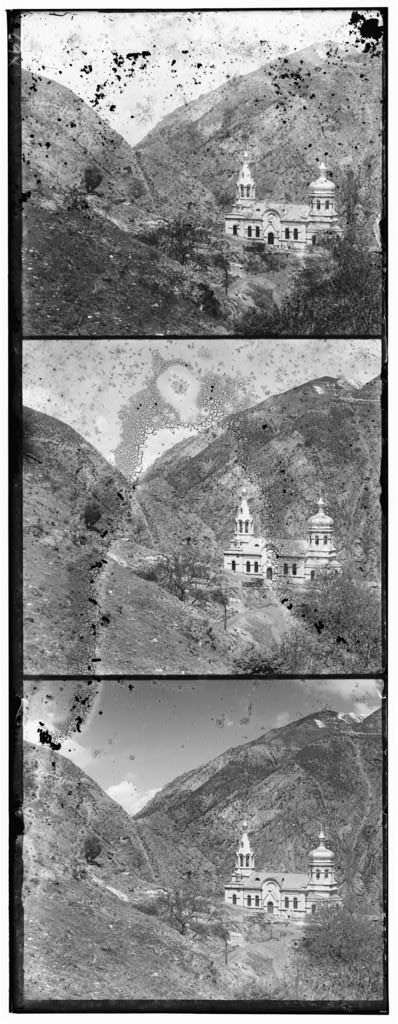
#> input picture data/00056v.jpg, 398 x 1024 px
$ python -i enhancement.py   (imports and definitions only)
#> lines starting #> are read from the running program, lines starting #| are printed output that depends on the picture
import numpy as np
import cv2


def histogram_equalization(image):
    """
    Histogram eşitleme ile kontrast artırma
    """
    # Eğer görüntü zaten RGB ise
    if len(image.shape) == 3 and image.shape[2] == 3:
        # RGB'den YUV'ye dönüşüm
        img_yuv = cv2.cvtColor(image, cv2.COLOR_RGB2YUV)
        # Y kanalında histogram eşitleme
        img_yuv[:, :, 0] = cv2.equalizeHist(img_yuv[:, :, 0])
        # YUV'den RGB'ye dönüşüm
        equalized = cv2.cvtColor(img_yuv, cv2.COLOR_YUV2RGB)
    else:
        # Grayscale görüntü için direkt histogram eşitleme
        equalized = cv2.equalizeHist(image)

    return equalized


def gamma_correction(image, gamma=1.2):
    """
    Gama düzeltme ile parlaklık ayarlama
    """
    # Gama düzeltme formülü
    inv_gamma = 1.0 / gamma
    table = np.array([((i / 255.0) ** inv_gamma) * 255 for i in np.arange(0, 256)]).astype("uint8")
    return cv2.LUT(image, table)


def laplacian_sharpening(image):
    """
    Laplasyen filtresi ile kenar keskinleştirme
    """
    kernel = np.array([[-1, -1, -1], [-1, 9, -1], [-1, -1, -1]])
    sharpened = cv2.filter2D(image, -1, kernel)
    return sharpened


def adjust_saturation(image, factor=1.3):
    """
    HSV uzayında renk doygunluğu ayarlama (sadece RGB için)
    """
    if len(image.shape) == 3 and image.shape[2] == 3:
        hsv = cv2.cvtColor(image, cv2.COLOR_RGB2HSV)
        hsv[:, :, 1] = hsv[:, :, 1] * factor
        hsv[:, :, 1] = np.clip(hsv[:, :, 1], 0, 255)
        saturated = cv2.cvtColor(hsv, cv2.COLOR_HSV2RGB)
        return saturated
    else:
        return image  # Grayscale için orijinali döndür


def auto_contrast(image):
    """
    Otomatik kontrast ayarlama
    """
    # Piksel değerlerini normalize etme
    normalized = cv2.normalize(image, None, 0, 255, cv2.NORM_MINMAX)
    return normalized


def apply_enhancements(image, techniques=['histogram', 'gamma']):
    """
    Tüm iyileştirme tekniklerini uygula
    """
    enhanced = image.copy()

    for technique in techniques:
        if technique == 'histogram':
            enhanced = histogram_equalization(enhanced)
        elif technique == 'gamma':
            enhanced = gamma_correction(enhanced, gamma=1.2)
        elif technique == 'sharpening':
            enhanced = laplacian_sharpening(enhanced)
        elif technique == 'saturation':
            enhanced = adjust_saturation(enhanced, factor=1.3)
        elif technique == 'contrast':
            enhanced = auto_contrast(enhanced)

    return enhanced

>>> import cv2
>>> picture = cv2.cvtColor(cv2.imread('data/00056v.jpg'), cv2.COLOR_BGR2RGB)
#> picture is the input picture: shape (1024, 398, 3); min 0, max 255, mean 138.2
>>> result = apply_enhancements(picture)
#> the loop in apply_enhancements, `for technique in techniques:` made 2 passes
#> pass 1, in histogram_equalization, `equalized = cv2.cvtColor(img_yuv, cv2.COLOR_YUV2RGB)`:
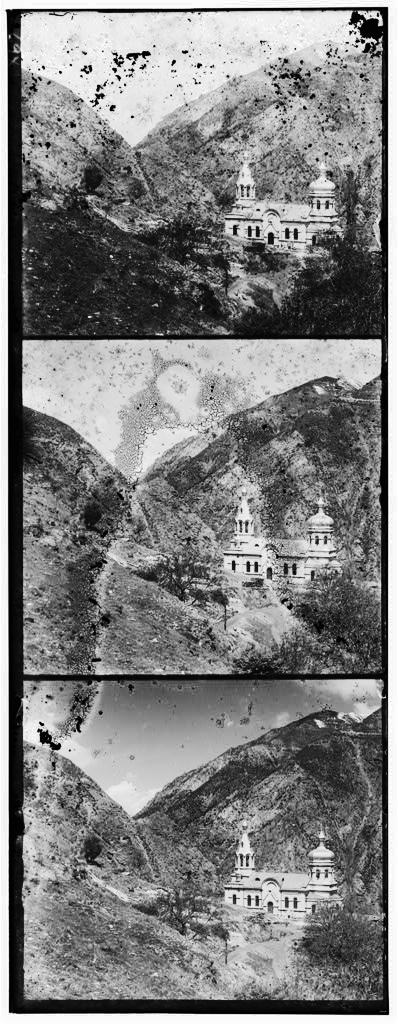
#> equalized: shape (1024, 398, 3); min 0, max 255, mean 127.7

$ run again, on data/00088v.jpg
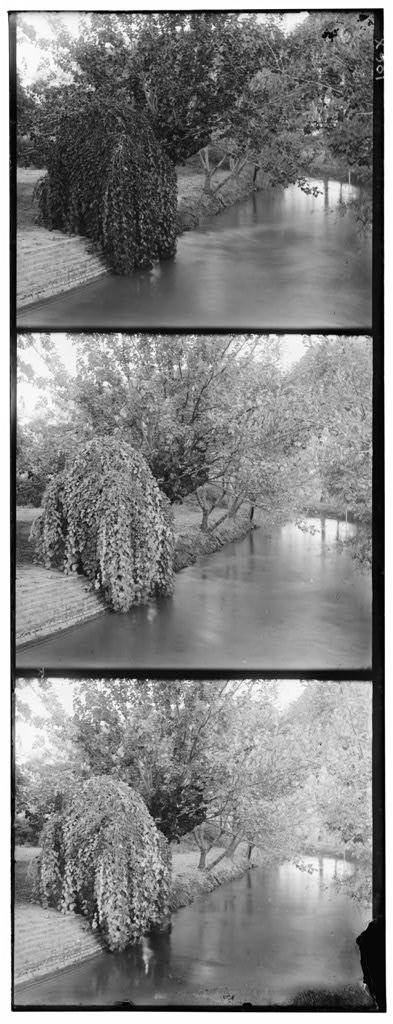
#> input picture data/00088v.jpg, 393 x 1024 px
#> picture is the input picture: shape (1024, 393, 3); min 0, max 255, mean 130.8
#> the loop in apply_enhancements, `for technique in techniques:` made 2 passes
#> pass 1, in histogram_equalization, `equalized = cv2.cvtColor(img_yuv, cv2.COLOR_YUV2RGB)`:
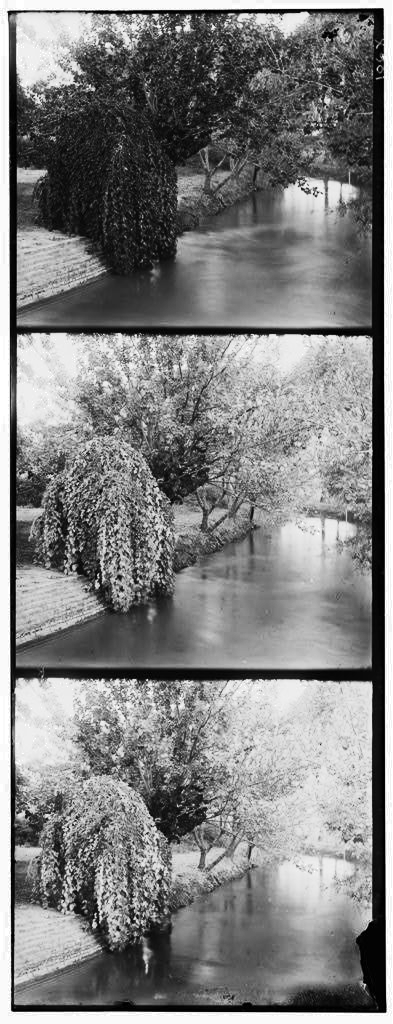
#> equalized: shape (1024, 393, 3); min 0, max 255, mean 128

$ run again, on data/00106v.jpg
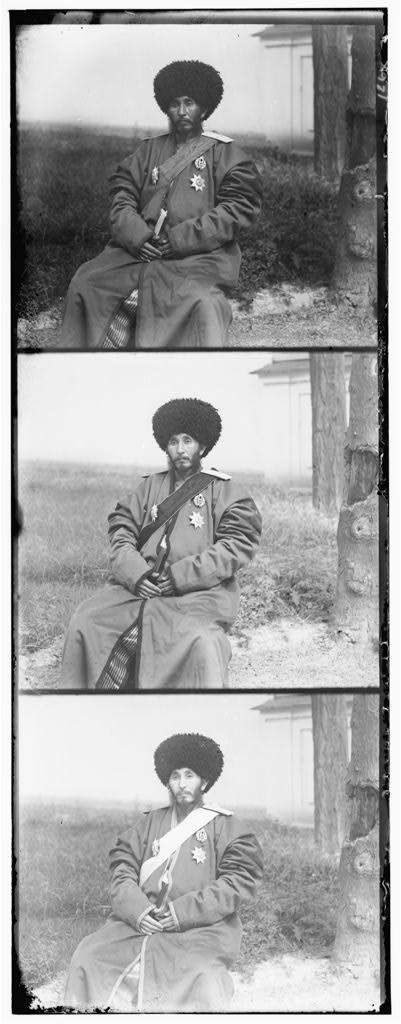
#> input picture data/00106v.jpg, 401 x 1024 px
#> picture is the input picture: shape (1024, 401, 3); min 0, max 255, mean 162.5
#> the loop in apply_enhancements, `for technique in techniques:` made 2 passes
#> pass 1, in histogram_equalization, `equalized = cv2.cvtColor(img_yuv, cv2.COLOR_YUV2RGB)`:
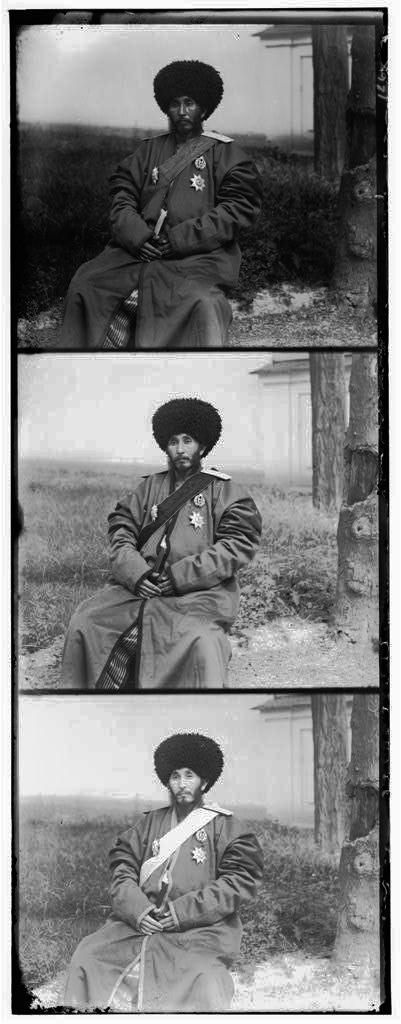
#> equalized: shape (1024, 401, 3); min 0, max 255, mean 128

$ run again, on data/00153v.jpg
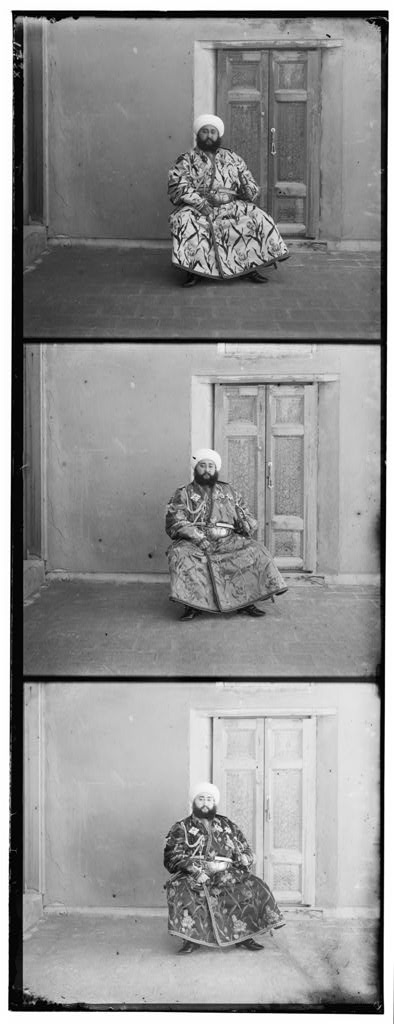
#> input picture data/00153v.jpg, 394 x 1024 px
#> picture is the input picture: shape (1024, 394, 3); min 0, max 255, mean 145.2
#> the loop in apply_enhancements, `for technique in techniques:` made 2 passes
#> pass 1, in histogram_equalization, `equalized = cv2.cvtColor(img_yuv, cv2.COLOR_YUV2RGB)`:
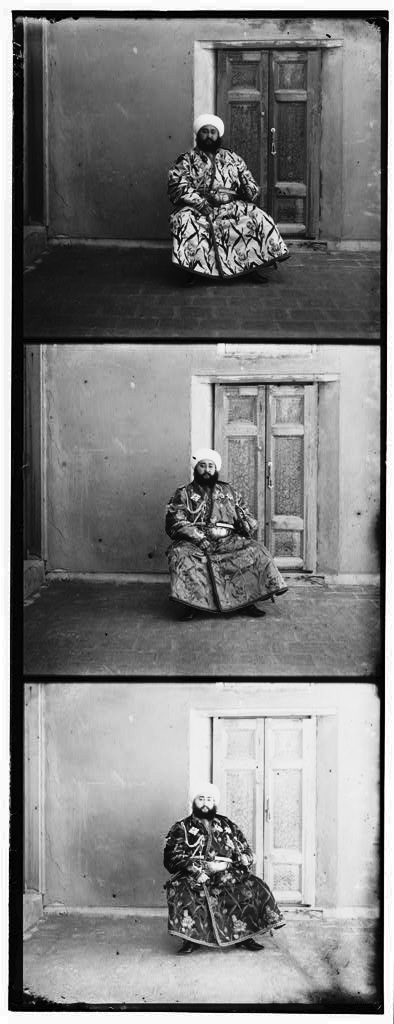
#> equalized: shape (1024, 394, 3); min 0, max 255, mean 127.9
